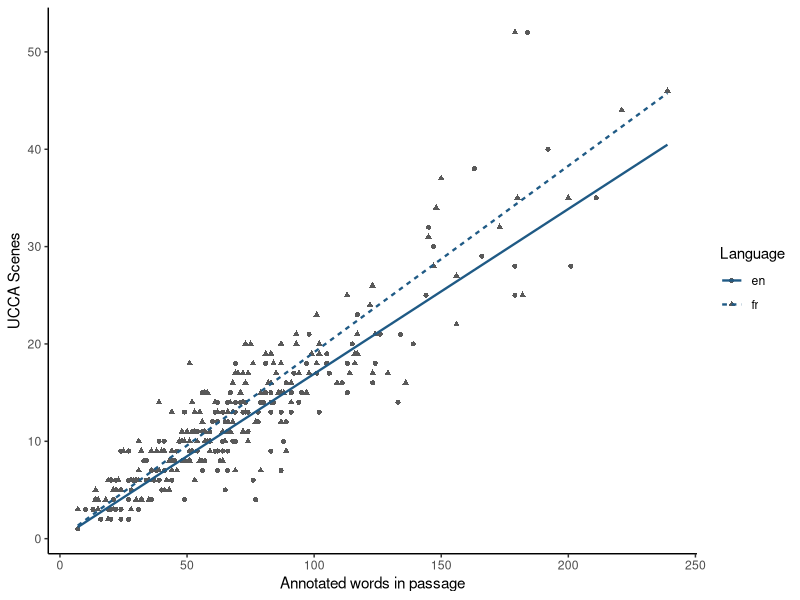

Source code (R):
## ---- chunk 1
#| label: inspect-one-ucca-pair
ucca_preview <- read.csv("data/ucca-french-english/passage-counts.csv")
ucca_preview$scene_rate <- with(
  ucca_preview,
  scene_count / word_count
)
ucca_preview[ucca_preview$pair_id == ucca_preview$pair_id[[1L]], c(
  "pair_id", "language", "release_passage_id", "word_count",
  "scene_count", "scene_rate", "scene_count_primary_main_relation", "remote_edge_count",
  "participant_primary_edge_count", "participant_remote_edge_count"
)]
## ---- chunk 2
#| label: fit-ucca-poisson
library(lme4)
library(ggplot2)

ucca <- read.csv("data/ucca-french-english/passage-counts.csv")
ucca$pair_id <- factor(ucca$pair_id)
ucca$language <- factor(
  ucca$language,
  levels = c("en", "fr")
)

fit <- glmer(
  scene_count ~ language +
    offset(log(word_count)) +
    (1 | pair_id),
  data = ucca,
  family = poisson(link = "log"),
  nAGQ = 1L,
  control = glmerControl(optimizer = "bobyqa")
)

terminal_fit <- glmer(
  scene_count ~ language +
    offset(log(terminal_count)) +
    (1 | pair_id),
  data = ucca,
  family = poisson(link = "log"),
  nAGQ = 1L,
  control = glmerControl(optimizer = "bobyqa")
)

data_summary <- c(
  graph_rows = nrow(ucca),
  aligned_pairs = nlevels(ucca$pair_id),
  english_scenes = sum(ucca$scene_count[ucca$language == "en"]),
  french_scenes = sum(ucca$scene_count[ucca$language == "fr"])
)
data_summary

language_coefficient <- lme4::fixef(fit)[["languagefr"]]
french_english_rate_ratio <- exp(language_coefficient)
terminal_rate_ratio <- exp(
  lme4::fixef(terminal_fit)[["languagefr"]]
)
c(
  french_log_rate_coefficient = language_coefficient,
  french_english_rate_ratio_per_word = french_english_rate_ratio,
  sensitivity_rate_ratio_per_terminal = terminal_rate_ratio
)
## ---- chunk 3
#| label: plot-ucca-poisson
prediction_grid <- expand.grid(
  word_count = seq(
    min(ucca$word_count),
    max(ucca$word_count),
    length.out = 180L
  ),
  language = factor(
    c("en", "fr"),
    levels = levels(ucca$language)
  )
)
prediction_grid$population_fitted_scenes <- predict(
  fit,
  newdata = prediction_grid,
  type = "response",
  re.form = NA
)

ggplot(
  ucca,
  aes(x = word_count, y = scene_count, shape = language)
) +
  geom_point(size = 1.4, color = "grey35") +
  geom_line(
    data = prediction_grid,
    aes(
      y = population_fitted_scenes,
      linetype = language
    ),
    color = "#1F5A85",
    linewidth = 0.8
  ) +
  labs(
    x = "Annotated words in passage",
    y = "UCCA Scenes",
    shape = "Language",
    linetype = "Language"
  ) +
  theme_classic()
